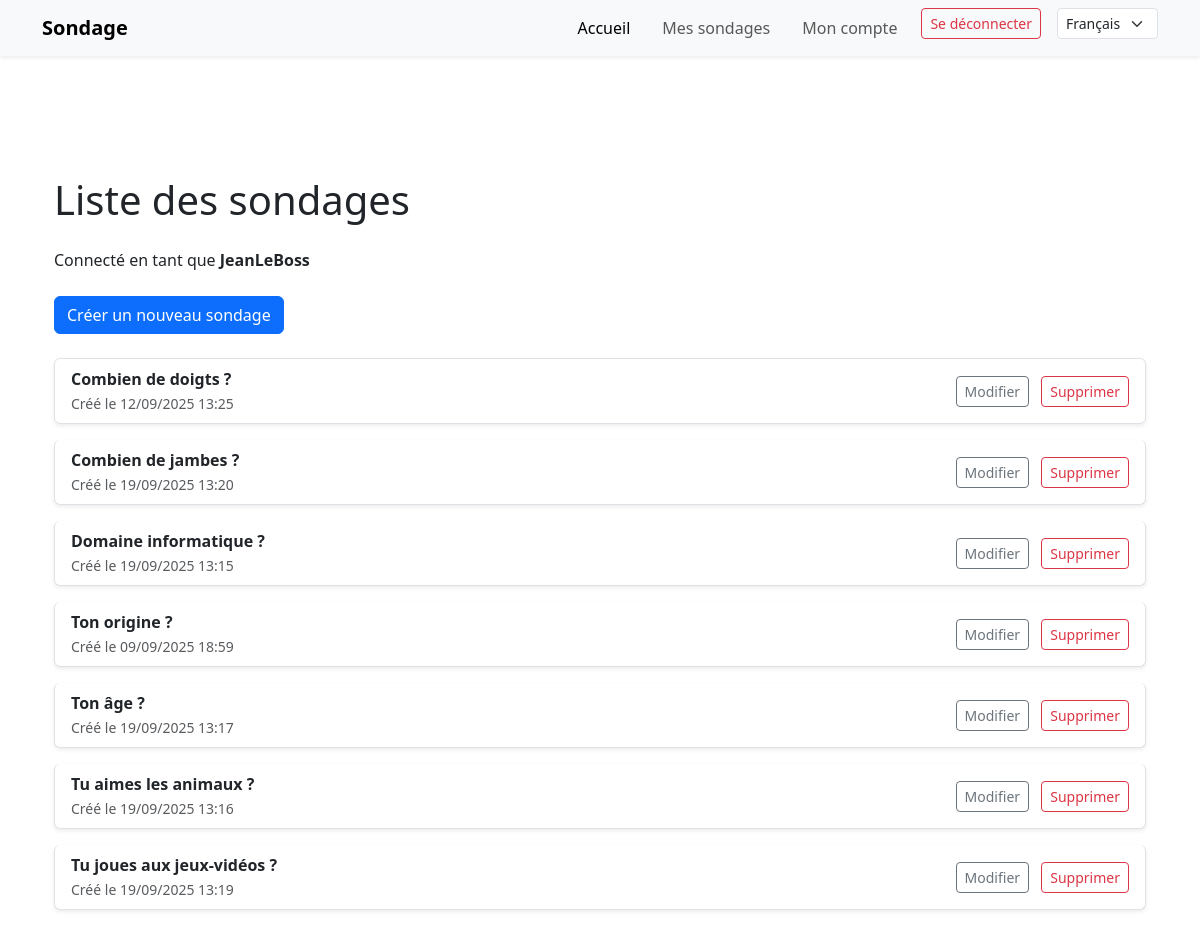
/questions/ (signed in), run on an earlier commit of the app's database.
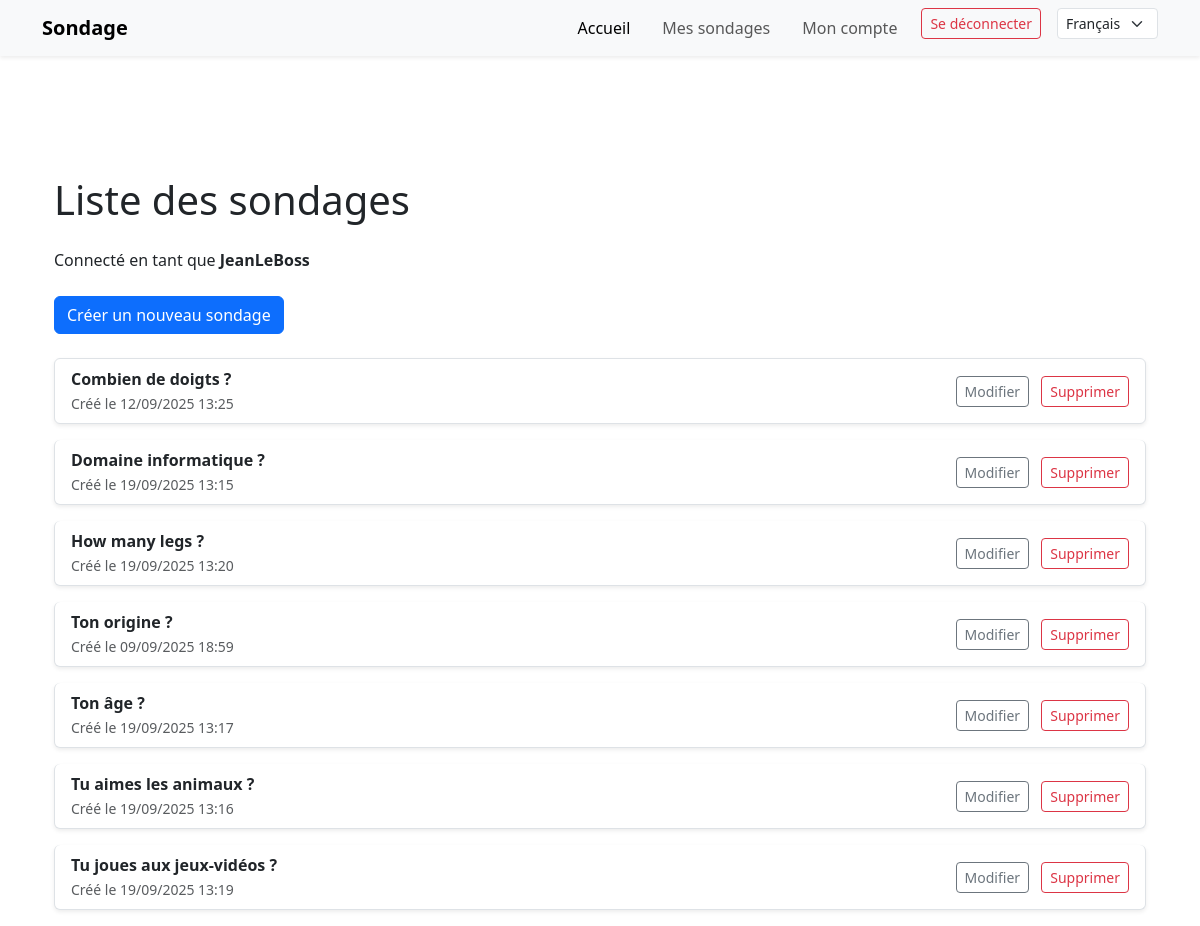
And on a later commit of the database.
### main_app/models.py (models this page shows, shortened)
class Question(models.Model):
    question_text = models.CharField(max_length=200)
    creator = models.ForeignKey(User, on_delete=models.CASCADE, null=True)
    pub_date = models.DateTimeField("date published")

### main_app/views.py (the view)
# urls.py: path('questions/', views.question_list, name='question_list'),
@login_required
def question_list(request):
    questions = Question.objects.filter(creator=request.user).order_by('-pub_date').order_by('question_text')
    return render(request, 'main_app/question_list.html', {'questions': questions})

### main_app/templates/main_app/question_list.html (shortened to what this page needs)
{% extends "main_app/base.html" %}
{% load i18n %}
{% block content %}
<div class="container mt-5">
  <h1 class="mb-4">{% trans "Liste des sondages" %}</h1>
  {% if user.is_authenticated %}
    <div class="d-flex justify-content-between align-items-center mb-4">
      <p class="mb-0">
        {% blocktrans %}Connecté en tant que {% endblocktrans %} <strong>{{ user.username }}</strong>
      </p>
    </div>
    <div class="mb-4">
      <a href="{% url 'create_question' %}" class="btn btn-primary">{% trans "Créer un nouveau sondage" %}</a>
    </div>
  {% else %}
    <p class="mb-4">
      <a href="{% url 'login' %}">{% trans "Connectez-vous" %}</a> {% trans "pour créer un sondage." %}
    </p>
  {% endif %}
  <ul class="list-group">
    {% for question in questions %}
      <li class="list-group-item d-flex justify-content-between align-items-center mb-3 shadow-sm rounded">
        <div>
          <strong>{{ question.question_text }}</strong><br>
          <small class="text-muted">{% blocktrans %}Créé le {% endblocktrans %} {{ question.pub_date|date:"d/m/Y H:i" }}</small>
        </div>
        {% if user == question.creator %}
          <div>
            <a href="{% url 'edit_question' question.pk %}" class="btn btn-outline-secondary btn-sm me-2">{% trans "Modifier" %}</a>
            <a href="{% url 'delete_question' question.pk %}" class="btn btn-outline-danger btn-sm">{% trans "Supprimer" %}</a>
          </div>
        {% endif %}
      </li>
    {% empty %}
      <li class="list-group-item">{% trans "Aucun sondage disponible." %}</li>
    {% endfor %}
  </ul>
</div>
{% endblock %}

What changed in the data, as far as the page shows it:
changed Question "Domaine informatique ?": moves up the list
changed Question: question_text "Combien de jambes ?" → "How many legs ?"
